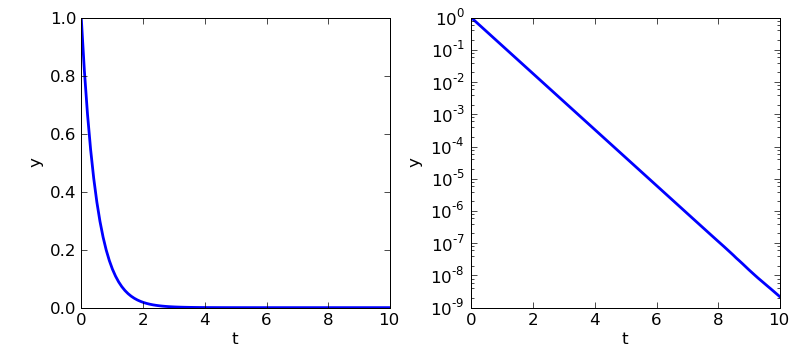

Recreate this plot in Python.
from scipy.integrate import odeint
import numpy as np

def rhs(y, t):
    return -2*y
    
t = np.linspace(0, 10, 100)
y = odeint(rhs, 1, t)

figure(figsize=(8, 3.5))
axes([0.1,0.15, 0.38, 0.8])
plot(t, y, lw=2)
xlabel('t')
ylabel('y')
axes([0.58,0.15, 0.38, 0.8])
semilogy(t, y, lw=2)
xlabel('t')
ylabel('y')

"""
>>> plot(t, y[:,0], lw=2, label="y")
[<matplotlib.lines.Line2D object at 0xd56bdcc>]
>>> plot(t, y[:,1], lw=2, label="y'")
[<matplotlib.lines.Line2D object at 0xd5f38ac>]
>>> axhline(0)
<matplotlib.lines.Line2D object at 0xd618d0c>
>>> legend()
<matplotlib.legend.Legend object at 0xd61d66c>
>>> xlabel('t')
<matplotlib.text.Text object at 0xd5ebe4c>
"""
